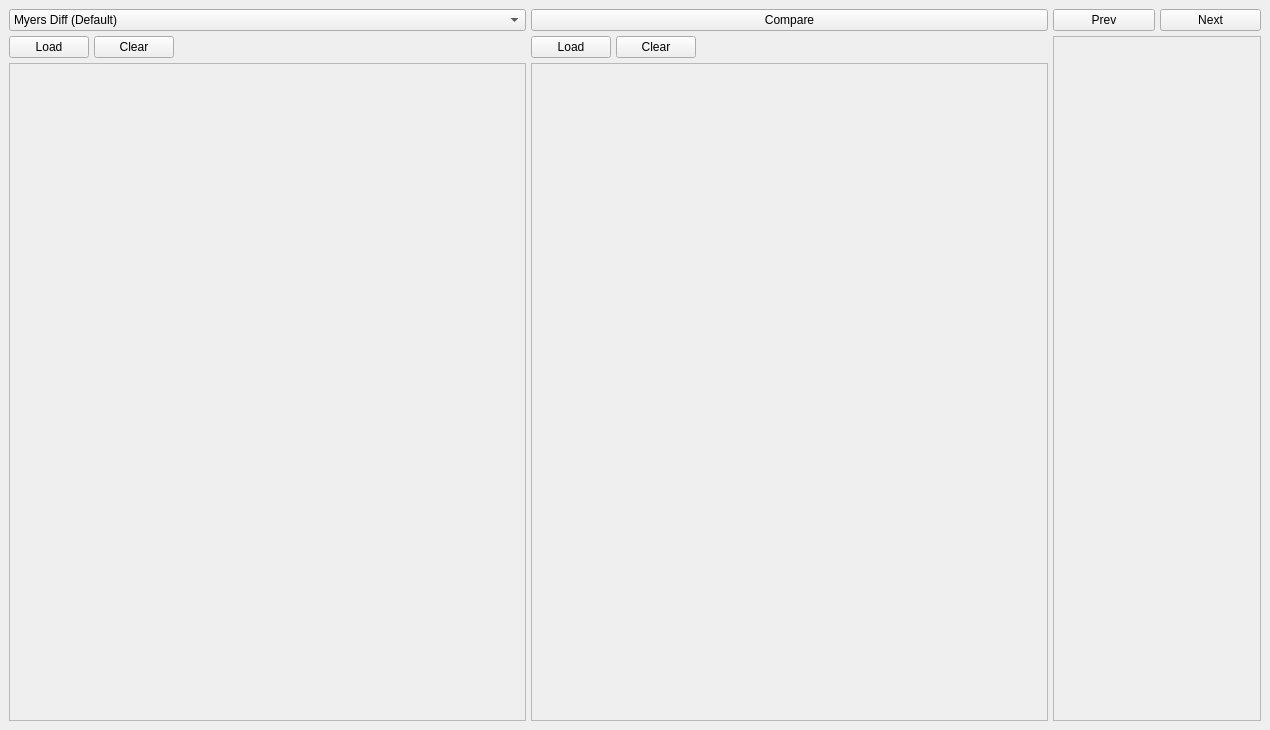
<?xml version="1.0" encoding="UTF-8"?>
<ui version="4.0">
 <class>MainWindow</class>
 <widget class="QMainWindow" name="MainWindow">
  <property name="geometry">
   <rect>
    <x>0</x>
    <y>0</y>
    <width>1270</width>
    <height>730</height>
   </rect>
  </property>
  <property name="windowTitle">
   <string>MainWindow</string>
  </property>
  <widget class="QWidget" name="centralwidget">
   <layout class="QVBoxLayout" name="verticalLayout">
    <item>
     <layout class="QHBoxLayout" name="horizontalLayout" stretch="5,1">
      <property name="spacing">
       <number>5</number>
      </property>
      <item>
       <layout class="QVBoxLayout" name="verticalLayout_3">
        <item>
         <layout class="QHBoxLayout" name="horizontalLayout_3">
          <item>
           <widget class="QComboBox" name="c_method_comboBox">
            <item>
             <property name="text">
              <string>Myers Diff (Default)</string>
             </property>
            </item>
            <item>
             <property name="text">
              <string>DeepDiff</string>
             </property>
            </item>
            <item>
             <property name="text">
              <string>SequenceMatcher</string>
             </property>
            </item>
            <item>
             <property name="text">
              <string>Hirschberg</string>
             </property>
            </item>
           </widget>
          </item>
          <item>
           <widget class="QPushButton" name="pushButton_5">
            <property name="text">
             <string>Compare</string>
            </property>
           </widget>
          </item>
         </layout>
        </item>
        <item>
         <layout class="QHBoxLayout" name="horizontalLayout_4">
          <item>
           <layout class="QVBoxLayout" name="verticalLayout_4">
            <item>
             <layout class="QHBoxLayout" name="horizontalLayout_5">
              <item>
               <widget class="QPushButton" name="left_load_file">
                <property name="text">
                 <string>Load</string>
                </property>
               </widget>
              </item>
              <item>
               <widget class="QPushButton" name="left_clear_area">
                <property name="text">
                 <string>Clear</string>
                </property>
               </widget>
              </item>
              <item>
               <spacer name="horizontalSpacer">
                <property name="orientation">
                 <enum>Qt::Orientation::Horizontal</enum>
                </property>
                <property name="sizeHint" stdset="0">
                 <size>
                  <width>40</width>
                  <height>20</height>
                 </size>
                </property>
               </spacer>
              </item>
             </layout>
            </item>
            <item>
             <widget class="QScrollArea" name="left_viewer">
              <property name="widgetResizable">
               <bool>true</bool>
              </property>
              <widget class="QWidget" name="scrollAreaWidgetContents_3">
               <property name="geometry">
                <rect>
                 <x>0</x>
                 <y>0</y>
                 <width>510</width>
                 <height>638</height>
                </rect>
               </property>
              </widget>
             </widget>
            </item>
           </layout>
          </item>
          <item>
           <layout class="QVBoxLayout" name="verticalLayout_5">
            <item>
             <layout class="QHBoxLayout" name="horizontalLayout_6">
              <item>
               <widget class="QPushButton" name="right_load_file">
                <property name="text">
                 <string>Load</string>
                </property>
               </widget>
              </item>
              <item>
               <widget class="QPushButton" name="right_clear_area">
                <property name="text">
                 <string>Clear</string>
                </property>
               </widget>
              </item>
              <item>
               <spacer name="horizontalSpacer_2">
                <property name="orientation">
                 <enum>Qt::Orientation::Horizontal</enum>
                </property>
                <property name="sizeHint" stdset="0">
                 <size>
                  <width>40</width>
                  <height>20</height>
                 </size>
                </property>
               </spacer>
              </item>
             </layout>
            </item>
            <item>
             <widget class="QScrollArea" name="right_viewer">
              <property name="widgetResizable">
               <bool>true</bool>
              </property>
              <widget class="QWidget" name="scrollAreaWidgetContents_4">
               <property name="geometry">
                <rect>
                 <x>0</x>
                 <y>0</y>
                 <width>510</width>
                 <height>638</height>
                </rect>
               </property>
              </widget>
             </widget>
            </item>
           </layout>
          </item>
         </layout>
        </item>
       </layout>
      </item>
      <item>
       <layout class="QVBoxLayout" name="verticalLayout_2">
        <item>
         <layout class="QHBoxLayout" name="horizontalLayout_2">
          <item>
           <widget class="QPushButton" name="prev_button">
            <property name="text">
             <string>Prev</string>
            </property>
           </widget>
          </item>
          <item>
           <widget class="QPushButton" name="next_button">
            <property name="text">
             <string>Next</string>
            </property>
           </widget>
          </item>
         </layout>
        </item>
        <item>
         <widget class="QScrollArea" name="changes_viewer">
          <property name="widgetResizable">
           <bool>true</bool>
          </property>
          <widget class="QWidget" name="scrollAreaWidgetContents_2">
           <property name="geometry">
            <rect>
             <x>0</x>
             <y>0</y>
             <width>203</width>
             <height>674</height>
            </rect>
           </property>
          </widget>
         </widget>
        </item>
       </layout>
      </item>
     </layout>
    </item>
   </layout>
  </widget>
 </widget>
 <resources/>
 <connections/>
</ui>
